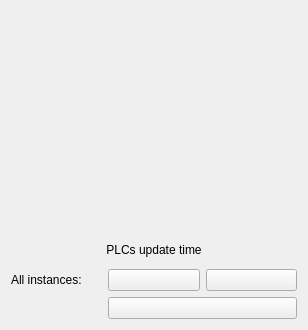
<?xml version="1.0" encoding="UTF-8"?>
<ui version="4.0">
 <class>linacOverview</class>
 <widget class="TaurusWidget" name="linacOverview">
  <property name="geometry">
   <rect>
    <x>0</x>
    <y>0</y>
    <width>308</width>
    <height>330</height>
   </rect>
  </property>
  <property name="windowTitle">
   <string>Form</string>
  </property>
  <layout class="QGridLayout" name="gridLayout_2">
   <item row="3" column="1">
    <widget class="TaurusCommandButton" name="moveLocal"/>
   </item>
   <item row="3" column="2">
    <widget class="TaurusCommandButton" name="moveRemote"/>
   </item>
   <item row="4" column="1" colspan="2">
    <widget class="TaurusCommandButton" name="resetInstance"/>
   </item>
   <item row="3" column="0">
    <widget class="QLabel" name="AllInstancesLocationLabel">
     <property name="text">
      <string>All instances:</string>
     </property>
    </widget>
   </item>
   <item row="0" column="1">
    <spacer name="verticalSpacer">
     <property name="orientation">
      <enum>Qt::Vertical</enum>
     </property>
     <property name="sizeHint" stdset="0">
      <size>
       <width>20</width>
       <height>40</height>
      </size>
     </property>
    </spacer>
   </item>
   <item row="2" column="0" colspan="3">
    <widget class="TaurusTrend" name="plcLastUpdateTrend"/>
   </item>
   <item row="1" column="0" colspan="3">
    <widget class="QLabel" name="plcLastUpdateLabel">
     <property name="text">
      <string>PLCs update time</string>
     </property>
     <property name="alignment">
      <set>Qt::AlignCenter</set>
     </property>
    </widget>
   </item>
  </layout>
 </widget>
 <customwidgets>
  <customwidget>
   <class>TaurusWidget</class>
   <extends>QWidget</extends>
   <header>taurus.qt.qtgui.container</header>
   <container>1</container>
  </customwidget>
  <customwidget>
   <class>TaurusPlot</class>
   <extends>QwtPlot</extends>
   <header>taurus.qt.qtgui.plot</header>
  </customwidget>
  <customwidget>
   <class>TaurusTrend</class>
   <extends>TaurusPlot</extends>
   <header>taurus.qt.qtgui.plot</header>
  </customwidget>
  <customwidget>
   <class>TaurusCommandButton</class>
   <extends>QPushButton</extends>
   <header>taurus.qt.qtgui.button</header>
  </customwidget>
  <customwidget>
   <class>QwtPlot</class>
   <extends>QFrame</extends>
   <header>qwt_plot.h</header>
  </customwidget>
 </customwidgets>
 <resources/>
 <connections/>
</ui>
